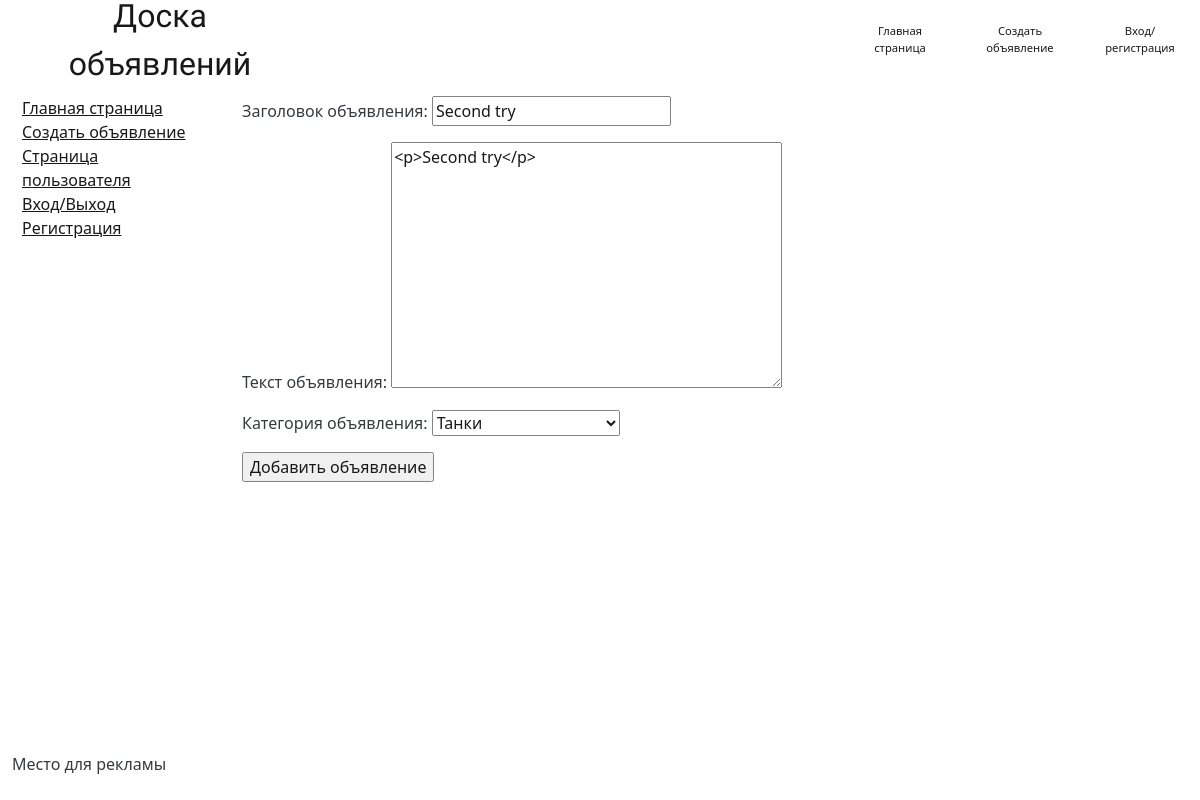
The app's page /notice_desk/2/notice_update/ (signed in), older data.
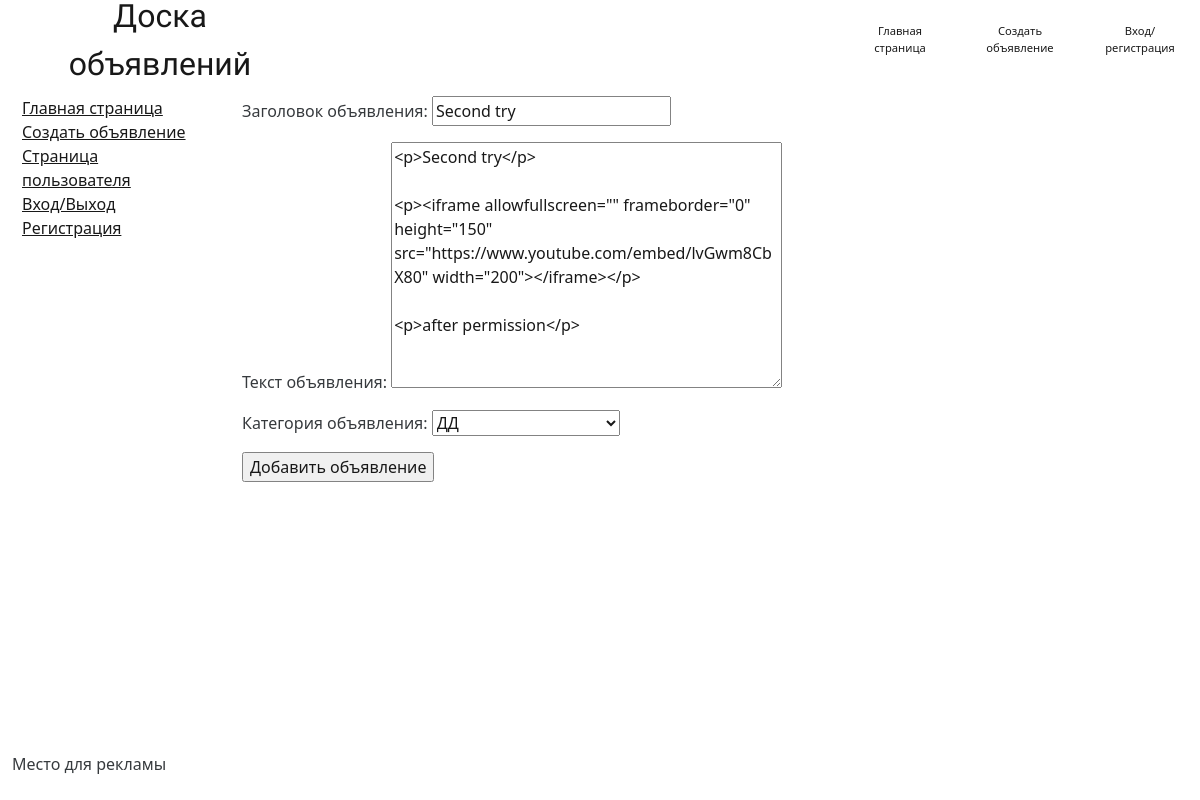
The same page, newer data.
### mainApp/models.py (models this page shows, shortened)
class Notice(models.Model):
    tanks = 'TA'
    heals = 'HE'
    DDs = 'DD'
    merchants = 'ME'
    guildmasters = 'GM'
    questgivers = 'QG'
    hammermans = 'HM'
    leathercrafters = 'LC'
    poisoncookers = 'PC'
    mantramasters = 'MM'
    CATEGORIES = [
        (tanks, 'Танки'),
        (heals, 'Хилы'),
        (DDs, 'ДД'),
        (merchants, 'Торговцы'),
        (guildmasters, 'Гилдмастеры'),
        (questgivers, 'Квестгиверы'),
        (hammermans, 'Кузнецы'),
        (leathercrafters, 'Кожевники'),
        (poisoncookers, 'Зельевары'),
        (mantramasters, 'Мастера заклинаний'),
    ]
    noticeTitle = models.CharField(max_length=255)
    noticeText = RichTextField(
        blank=True,
        null=True,
        config_name='default',
        external_plugin_resources=[(
            'youtube',
            'plugins/youtube/',
            'plugin.js',
        )],
    )
    noticeCategory = models.CharField(max_length=2, choices=CATEGORIES, default=tanks)
    noticeAuthor = models.ForeignKey(User, on_delete=models.CASCADE)
    noticeDate = models.DateTimeField(auto_now_add=True)

### mainApp/views.py (the view)
# urls.py: path('<int:pk>/notice_update/', NoticeUpdateView.as_view(), name='notice_update'),
class NoticeUpdateView(PermissionRequiredMixin, LoginRequiredMixin, UpdateView):
    permission_required = ('mainApp.change_notice', )
    template_name = 'notice_create.html'
    form_class = NoticeForm
    success_url = '/notice_desk/'
    def get_object(self, **kwargs):
        id = self.kwargs.get('pk')
        return Notice.objects.get(pk=id)

### mainApp/forms.py
class NoticeForm(ModelForm):
    class Meta:
        model = Notice
        fields = ['noticeTitle', 'noticeText', 'noticeCategory']
    def __init__(self, *args, **kwargs):
        super(ModelForm, self).__init__(*args, **kwargs)
        self.fields['noticeTitle'].label = 'Заголовок объявления'
        self.fields['noticeText'].label = 'Текст объявления'
        self.fields['noticeCategory'].label = 'Категория объявления'

### templates/notice_create.html (shortened to what this page needs)
{% extends 'default.html' %}
{% block content %}
<form method="POST">
      {{ form.as_p }}
      <input type="submit" value="Добавить объявление">
</form>
<br>
<br>
{% endblock content %}

### templates/default.html (shortened to what this page needs)
{% load static %}
<!DOCTYPE html>
<html lang="ru">
    <head>
        <link rel="stylesheet" href="https://cdn.jsdelivr.net/npm/bootstrap@5.2.0/dist/css/bootstrap.min.css">
        <link href={% static "css/styles.css" %} rel="stylesheet" type="text/css"/>
    </head>
    <body>
        <div class="wrapper">
            <div class="container">
                <header class="navbar row gy-3">
                    <div class="col col-4 col-sm-5 col-md-5 col-lg-3 container_navbar_name d-flex align-content-center justify-content-center flex-wrap ">
                        <a class="navbar_name" href="{% url 'main' %}">Доска объявлений</a>
                    </div>
                    <div class="col col-md-2 col-lg-1 cont_main_page d-flex align-content-center flex-wrap">
                        <a class="menu_link" href="{% url 'main' %}">Главная страница</a>
                    </div>
                    <div class="col col-md-2 col-lg-1 cont_publication_create d-flex align-content-center flex-wrap">
                        <a class="menu_link" href="{% url 'notice_create' %}">Создать объявление</a>
                    </div>
                    <div class="col col-2 col-md-2 col-lg-1 cont_enter d-flex align-content-center flex-wrap">
                        <a class="menu_link" href="{% url 'login' %}">Вход/регистрация</a>
                    </div>
                </header>
            </div>
            <div class="container container-fluid main">
                <main>
                    <div class="row no-gutters">
                        <div class="col col-2 col-md-2 sidebar-left">
                            <a href="{% url 'main' %}">Главная страница</a>
                            <br>
                            <a href="{% url 'notice_create' %}">Создать объявление</a>
                            <br>
                            <a href="{% url 'users_page' %}">Страница пользователя</a>
                            <br>
                            <a href="{% url 'login' %}">Вход/Выход</a>
                            <br>
                            <a href="{% url 'signup' %}">Регистрация</a>
                        </div>
                        <div class="col main">
                            {% block content %}
                            {% endblock content %}
                        </div>
                    </div>
                </main>
            </div>
            <div class="navbar fixed-bottom">
                <div class="container container-fluid">
                    <footer>
                           <div>
                            <p>Место для рекламы</p>
                        </div>
                    </footer>
                </div>
            </div>
        </div>
    </body>
</html>

### static/css/styles.css (style rules this page uses)
a { color: black; }
.navbar_name, .menu_link { text-decoration: none; }
.col { background: rgba(255, 255, 255, .7); margin: 0 10px 0 10px; }
.container { font-style: normal; background: rgba(255, 255, 255, .2); opacity: 0.9; margin: 0 0 0 0; border: 0 0 0 0; min-width: 100%; }
div { margin: 0 0 0 0; border-radius: 5px; }
.wrapper { border: 0 0 0 0; }
.container_navbar_name { font-family: 'Rubik Dirt'; font-style: normal; font-size: 200%; color: black; min-height: 6rem; }
.cont_main_page { font-size: 70%; min-height: 6rem; }
.cont_publication_create { font-size: 70%; min-height: 6rem; }
.cont_enter { font-size: 70%; min-height: 6rem; }
.navbar_name { color: black; }
.container_navbar_name, .cont_main_page, .cont_publication_create, .cont_enter { text-align: center; }
@media (min-width: 100px) { body { background-image: url("../images/Morrowind2.jpg"); } }
@media (min-width: 768px) { body { background-image: url("../images/Morrowind_wallpaper.jpg"); } }
@media (min-width: 1200px) { body { background-image: url("../images/Morrowind3.jpg"); } }

Row changes from the older to the newer data that the page shows:
changed Notice "Second try": noticeText "<p>Second try</p>" → "<p>Second try</p> <p><iframe allowfullscreen=\"\" frameborder=\"0\" height=\"150\" src=\"https://www.youtube.com/embed/lvGwm8CbX80\" width=\"200\"></iframe></p> <p>after permission</p>"; noticeCategory "Танки" → "ДД"
